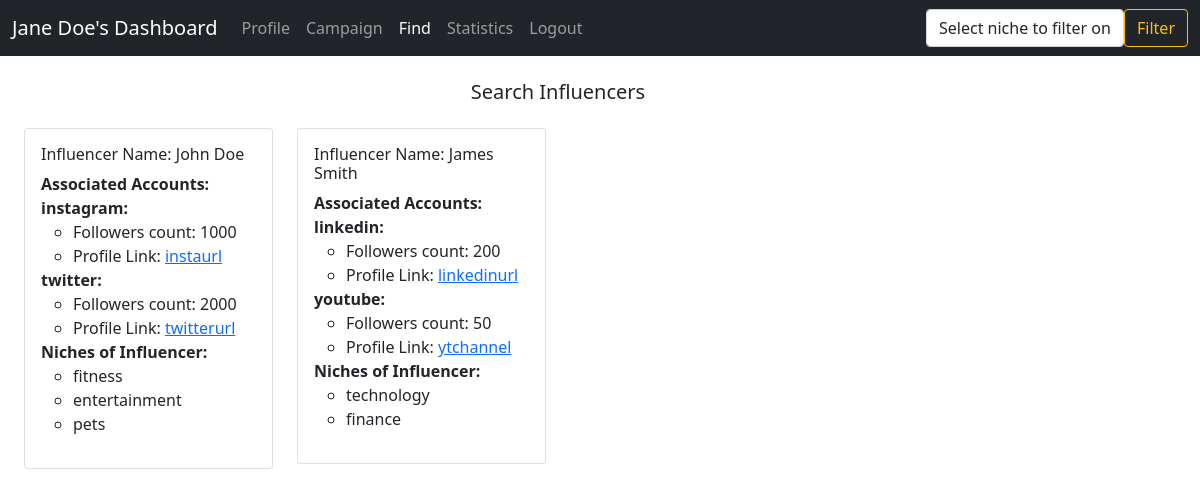
/sponsor_find/1, run on the app's committed database.
### backend/models.py (models this page shows)
class Sponsor(db.Model):
    __tablename__ = 'sponsor'
    id = db.Column(db.Integer, primary_key=True)
    first_name = db.Column(db.String, nullable=False)         # if it is a company then the first_name denotes the name of the company
    last_name = db.Column(db.String)
    username = db.Column(db.String, unique=True, nullable=False)
    password = db.Column(db.String, nullable=False)
    industry = db.Column(db.String, nullable=False)
    budget = db.Column(db.Float, nullable=False)
    email = db.Column(db.String, unique=True, nullable=False)
    type = db.Column(db.Enum('company', 'individual'), nullable=False)
    flagged = db.Column(db.Boolean, default=False)
    campaign = db.relationship('Campaign', backref='sponsor', cascade='all, delete-orphan')

class Influencer(db.Model):
    __tablename__ = 'influencer'
    id = db.Column(db.Integer, primary_key=True)
    first_name = db.Column(db.String, nullable=False)
    last_name = db.Column(db.String)
    age = db.Column(db.Integer, nullable=False)
    username = db.Column(db.String, unique=True, nullable=False)
    password = db.Column(db.String, nullable=False)
    email = db.Column(db.String, unique=True, nullable=False)
    earning = db.Column(db.Integer, default=0)
    flagged = db.Column(db.Boolean, default=False)
    reach = db.relationship('Reach', backref='influencer', cascade='all, delete-orphan')
    ad_request = db.relationship('Ad_Request', backref='influencer')
    influencer_niche = db.relationship('Influencer_Niche', backref='influencer')

class Reach(db.Model):
    __tablename__ = 'reach'
    id = db.Column(db.Integer, primary_key=True)
    influencer_id = db.Column(db.Integer, db.ForeignKey('influencer.id'), nullable=False)
    platform = db.Column(db.Enum('instagram', 'twitter', 'youtube', 'linkedin'), nullable=False)
    followers = db.Column(db.Integer, nullable=False)
    profile_link = db.Column(db.String, nullable=False)

class Niche(db.Model):
    __tablename__ = 'niche'
    id = db.Column(db.Integer, primary_key=True)
    name = db.Column(db.String, nullable=False)
    influencer_niche = db.relationship('Influencer_Niche', backref='niche')
    ad_request = db.relationship('Ad_Request', backref='niche')

### backend/controllers.py (the view)
@app.route('/sponsor_find/<int:sponsor_id>', methods=['GET', 'POST'])
def sponsor_find(sponsor_id):
    filtered_niche_id = request.args.get('niche_id')
    niches = Niche.query.all()
    sponsor = Sponsor.query.filter_by(id=sponsor_id).first()
    return render_template('sponsor_find.html', first_name=sponsor.first_name, last_name=sponsor.last_name, sponsor_id=sponsor_id,
                           all_influencers=fetch_influencer_details_for_sponsor(filtered_niche_id), niches=niches)

### backend/controllers.py (called while the page is built)
def social_accounts(influencer_id):
    tuples = (db.session.query(Influencer.id, Reach.platform, Reach.followers, Reach.profile_link)
                  .join(Reach, Reach.influencer_id==influencer_id).all())
    social_accounts = {}
    for tuple in tuples:
        if tuple.platform not in social_accounts.keys():
            social_accounts[tuple.platform] = {'followers': tuple.followers, 'profile_link': tuple.profile_link}
    return social_accounts

def niches(influencer_id):
    tuples = (db.session.query(Niche.id.label('niche_id'), Niche.name.label('niche_name'))
              .join(Influencer_Niche, Influencer_Niche.niche_id == Niche.id)
              .join(Influencer, Influencer.id == Influencer_Niche.influencer_id)
              .filter(Influencer.id == influencer_id).all())
    niches = []
    for tuple in tuples:
        niches.append(tuple.niche_name)
    return niches

### templates/sponsor_find.html (shortened to what this page needs)
<!DOCTYPE html>
<html lang="en">
<head>
    <link href="https://cdn.jsdelivr.net/npm/bootstrap@5.0.2/dist/css/bootstrap.min.css" rel="stylesheet">
</head>
<body>
    <div id="container">
        <div id="panel">
            <nav class="navbar navbar-expand-lg navbar-dark bg-dark">
                <div class="container-fluid">
                    <label class="navbar-brand">{{ first_name }} {{ last_name }}'s Dashboard</label>
                    <div class="collapse navbar-collapse" id="navbarNavAltMarkup">
                        <ul class="navbar-nav me-auto mb-2 mb-lg-0">
                            <li class="nav-item"><a class="nav-link" href="/sponsor_dashboard/{{ sponsor_id }}">Profile</a></li>
                            <li class="nav-item"><a class="nav-link" href="/sponsor_all_campaigns/{{ sponsor_id }}">Campaign</a></li>
                            <li class="nav-item"><a class="nav-link active" href="/sponsor_find/{{ sponsor_id }}">Find</a></li>
                            <li class="nav-item"><a class="nav-link" href="/sponsor_statistics/{{ sponsor_id }}">Statistics</a></li>
                            <li class="nav-item"><a class="nav-link" href="#">Logout</a></li>
                        </ul>
                    </div>
                    <form class="d-flex" method="GET" action="/sponsor_find/{{ sponsor_id }}">
                        <select class="form-control" name="niche_id">
                            <option value="" disabled selected>Select niche to filter on</option>
                        </select>
                        <button class="btn btn-outline-warning" type="submit">Filter</button>
                    </form>
                </div>
            </nav>
        </div>
        <div class="container row">
            <h5 class="text-center my-4">Search Influencers</h5>
            {% if all_influencers %}
                {% for key, value in all_influencers.items() %}
                    <div class="col-sm-3">
                        <div class="card">
                            <div class="card-body">
                                <h6 class="card-title">Influencer Name: {{ value.fname }} {{ value.lname }}</h6>
                                <ul class="list-unstyled">
                                    <li><strong>Associated Accounts:</strong></li>
                                    {% for account, info in value.social_accounts.items() %}
                                        <li>
                                            <strong>{{ account }}:</strong>
                                            <ul>
                                                <li>Followers count: {{ info.followers }}</li>
                                                <li>Profile Link: <a href="{{ info.profile_link }}" target="_blank">{{ info.profile_link }}</a></li>
                                            </ul>
                                        </li>
                                    {% endfor %}
                                    <li><strong>Niches of Influencer:</strong></li>
                                    <ul>
                                        {% for niche in value.niches %}
                                            <li>{{ niche }}</li>
                                        {% endfor %}
                                    </ul>
                                </ul>
                            </div>
                        </div>
                    </div>
                {% endfor %}
            {% else %}
                <h6 class="text-secondary">No influencers details to show</h6>
            {% endif %}
        </div>
    </div>
</body>
</html>

### data on the page
Sponsor: first_name "Jane", last_name "Doe"
Influencer: fname "John", lname "Doe"
Reach: platform "instagram", followers "1000", profile_link "instaurl"
Reach: platform "twitter", followers "2000", profile_link "twitterurl"
Niche: name "fitness"
Niche: name "entertainment"
Niche: name "pets"
Influencer: fname "James", lname "Smith"
Reach: platform "linkedin", followers "200", profile_link "linkedinurl"
Reach: platform "youtube", followers "50", profile_link "ytchannel"
Niche: name "technology"
Niche: name "finance"
